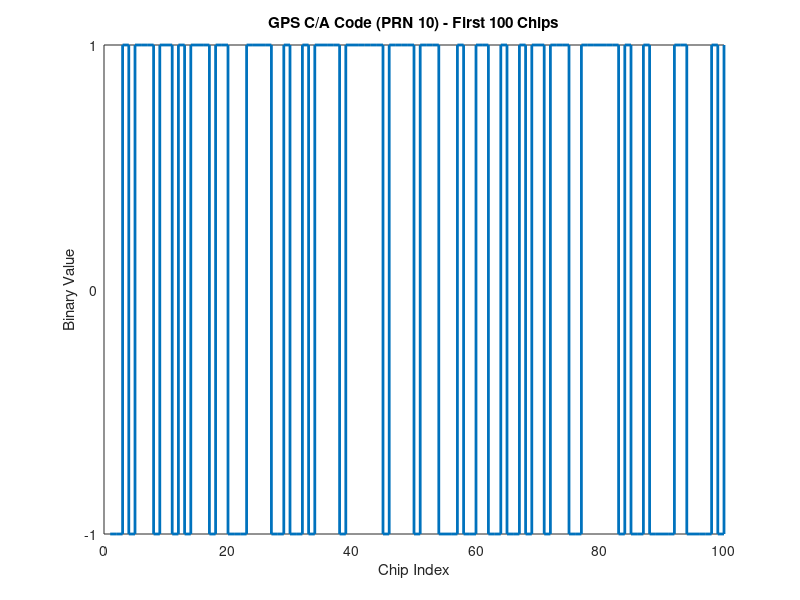
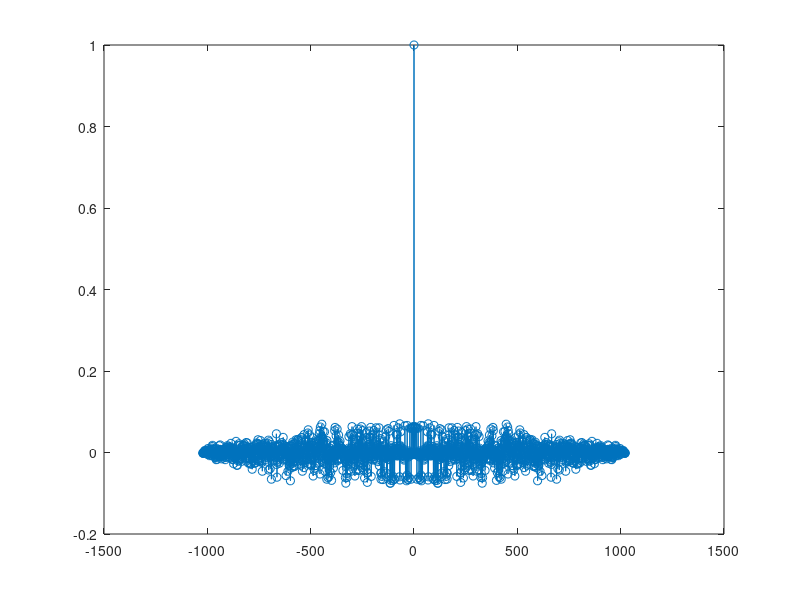
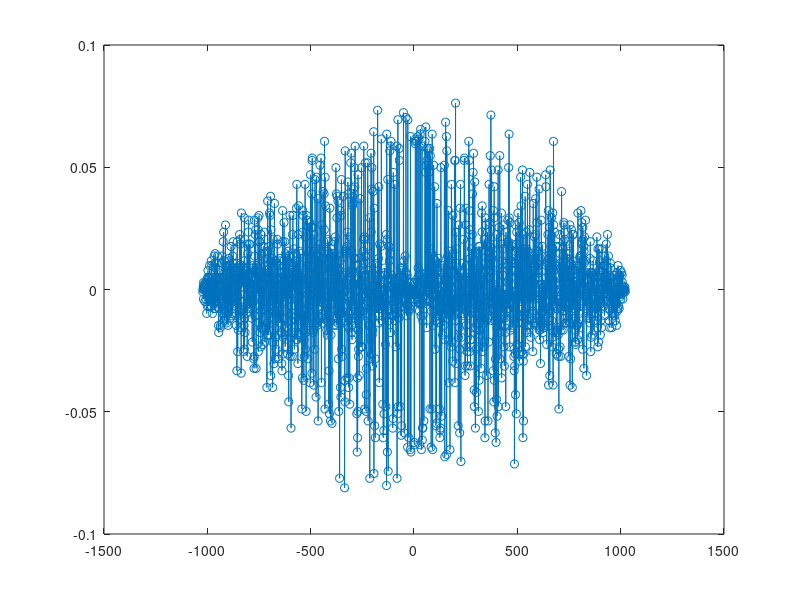

Write the MATLAB code that produced these figures, in order. (Note: this script raises an error after producing the figures.)
clc;
clear;
close all;


function generate_prn()
    % Get the directory where this script is located
    % base_dir = fileparts(mfilename('fullpath'));
    % if isempty(base_dir)
    %     base_dir = pwd; % Fallback if run from command line without saving
    % end
    % ca_codes_file = fullfile(base_dir, 'ca_codes.txt');

    % Open the file for writing
    fid = fopen('ca_codes.txt', 'w');
    if fid == -1
        error('Cannot open file ca_codes.txt for writing.');
    end

    fprintf('--- GPS C/A Code Generation Validation ---\n');

    % Loop through all 32 PRNs
    for i = 1:32
        ca_code = generate_ca_code(i);
        octal_val = ten_octal(ca_code);
        
        fprintf('PRN %02d | First 10 chips (Octal): %s\n', i, octal_val);
        
        fprintf(fid, '%d', ca_code);
        fprintf(fid, '\n');
    end
    
    fclose(fid);
end

%% Local Functions

function ca_code = generate_ca_code(sig_num)
    prn_taps = [
        2 6;  3 7;  4 8;  5 9;  1 9;  2 10; 1 8;  2 9; 
        3 10; 2 3;  3 4;  5 6;  6 7;  7 8;  8 9;  9 10; 
        1 4;  2 5;  3 6;  4 7;  5 8;  6 9;  1 3;  4 6; 
        5 7;  6 8;  7 9;  8 10; 1 6;  2 7;  3 8;  4 9
    ];

    if sig_num < 1 || sig_num > size(prn_taps, 1)
        error('Unsupported/Invalid PRN Signal Number');
    end

    tapA = prn_taps(sig_num, 1);
    tapB = prn_taps(sig_num, 2);

    ca_code = zeros(1, 1023);
    G1 = ones(1, 10);
    G2 = ones(1, 10);

    for i = 1:1023
        ca_code(i) = bitxor(G1(10), bitxor(G2(tapA), G2(tapB)));

        new_G1 = bitxor(G1(3), G1(10));
        
        new_G2 = mod(G2(2) + G2(3) + G2(6) + G2(8) + G2(9) + G2(10), 2);
        
        G1 = [new_G1, G1(1:9)];
        G2 = [new_G2, G2(1:9)];
    end
end

function oct_str = ten_octal(chip)
    if length(chip) > 10
        chip = chip(1:10);
    end
    
    p1 = num2str(chip(1));
    p2 = num2str(to_int(chip(2:4)));
    p3 = num2str(to_int(chip(5:7)));
    p4 = num2str(to_int(chip(8:10)));
    
    oct_str = [p1, p2, p3, p4];
end

function val = to_int(chips)
    val = 0;
    for i = 1:length(chips)
        val = bitor(bitshift(val, 1), chips(i)); 
    end
end


%% Task-2
generate_prn();

%% Task-3
% a)
prn_10 = generate_ca_code(10);
chips = prn_10(1:100);
x = 1:100;
figure;
stairs(x, 1 - 2.*chips, 'LineWidth', 2);

yticks([-1 0 1]);
set(gca, 'TickLength', [0 0]);
xlabel('Chip Index');
ylabel('Binary Value');
title('GPS C/A Code (PRN 10) - First 100 Chips');

% b)
[c,lags] = xcorr(1-2.*prn_10, 'normalized');

figure;
plot(lags, c, 'o-');

% c)
prn_5 = generate_ca_code(5);
[c,lags] = xcorr(1-2.*prn_10, 1-2.*prn_5, 'normalized');

figure;
plot(lags, c, 'o-');

%% Task-4
signal = readmatrix('gps_signal_mR_SS26.txt');
y = signal(:);              % received signal as a column vector

max_c = 0;
max_lag = 0;
max_idx = 0;

for prn = 1:32
    x = (1 - 2*generate_ca_code(prn))';   % reference code as +-1 column vector

    % circular correlation (signal is exactly one 1023-chip period)
    CC = zeros(1, length(x));
    for k = 1:length(x)
        CC(k) = sum(circshift(x, k-1) .* y);
    end

    [pk, idx] = max(abs(CC));   % abs(): the embedded code may be inverted
    if pk > max_c
        max_c = pk;
        max_idx = prn;
        max_lag = idx;          % index of the correlation maximum
    end
end

fprintf('Identified PRN code : %d\n', max_idx);
fprintf('Correlation maximum : %.2f\n', max_c);
fprintf('Delay (index)       : %d\n', max_lag);
